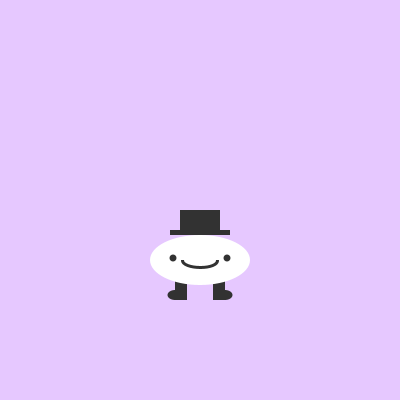
Frame 1 (no input)
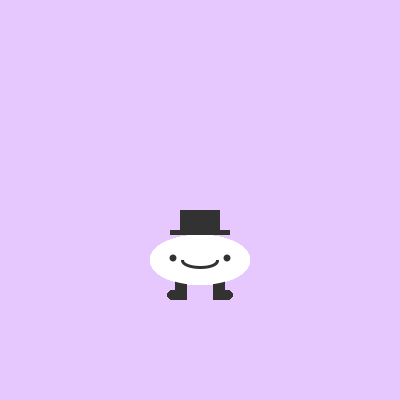
Frame 60 (the mouse pressed at the canvas centre just before this capture)
Frame 120 (the mouse held since frame 60 and released just before this capture): identical to frame 60, image omitted

The Processing sketch that drew these frames (run headless with seeded random() and noise(); from frame 60 on, the mouse is pressed at the canvas centre):

// Processing sketch: w06_methodicalProgramming
// ── w06_methodicalProgramming.pde
void setup(){
  size(400,400);
  background(230,200,255);
  
}
void draw(){
  drawChar(width/2, height-100);
}
void drawChar(float x, float y){
  noStroke();
  fill(50);//legs
  rect(x-25, y-20, 12, 20);
  rect(x+13, y-20, 12, 20);
  ellipse(x-25, y-5, 15, 10);
  ellipse(x+25, y-5, 15, 10);
  rect(x-20, y-90, 40, 20);
  rect(x-30, y-70, 60, 5);
  fill(255);
  ellipse(x, y-40, 100, 50);//head
  fill(50);//face
  ellipse(x-27, y-42, 7, 7);
  ellipse(x+27, y-42, 7, 7);
  noFill();
  strokeWeight(3);
  stroke(50);
  ellipse(x, y-40, 35, 15);
  noStroke();
  fill(255);
  rect(x-22,y-60,44,20);
}
